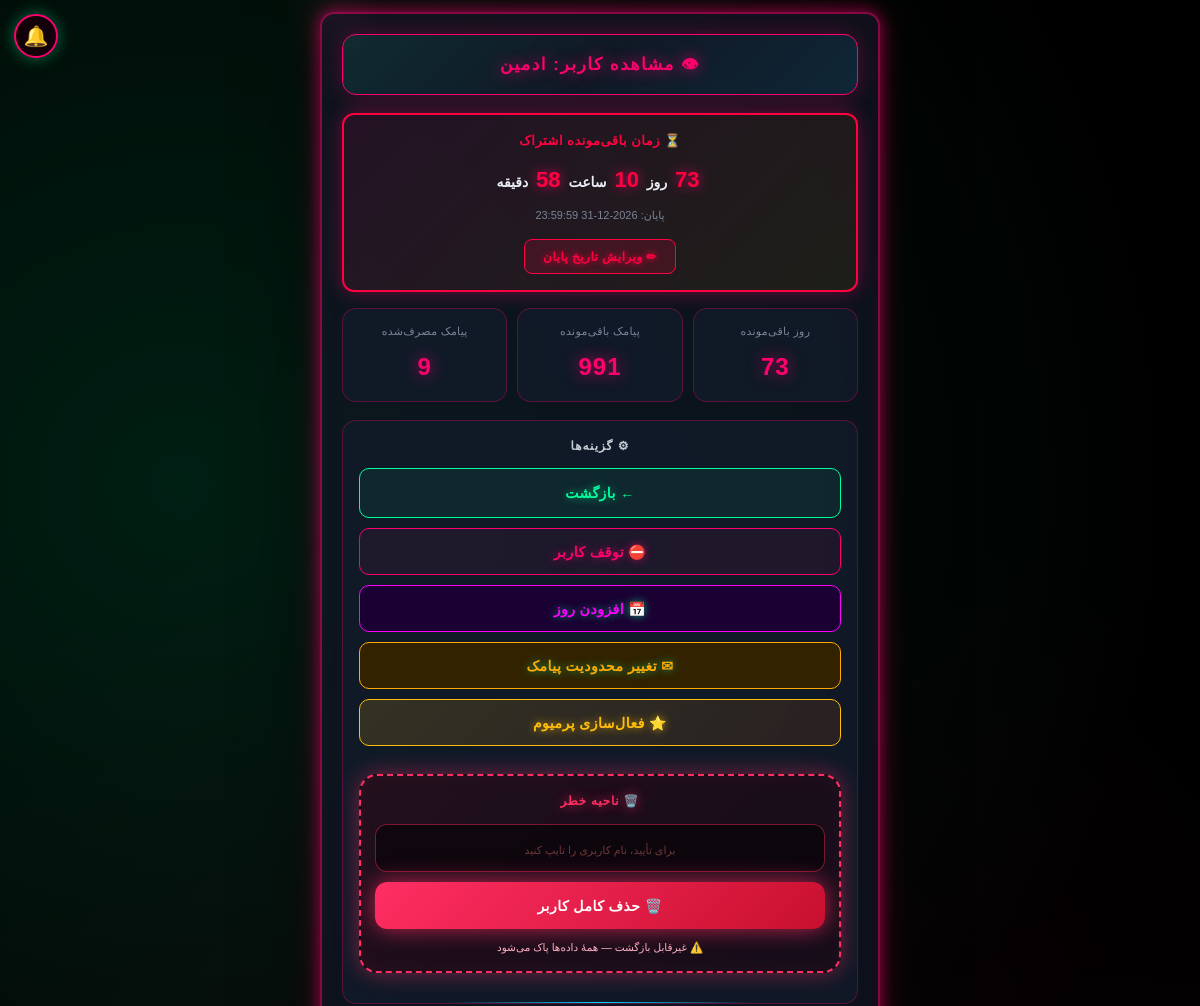
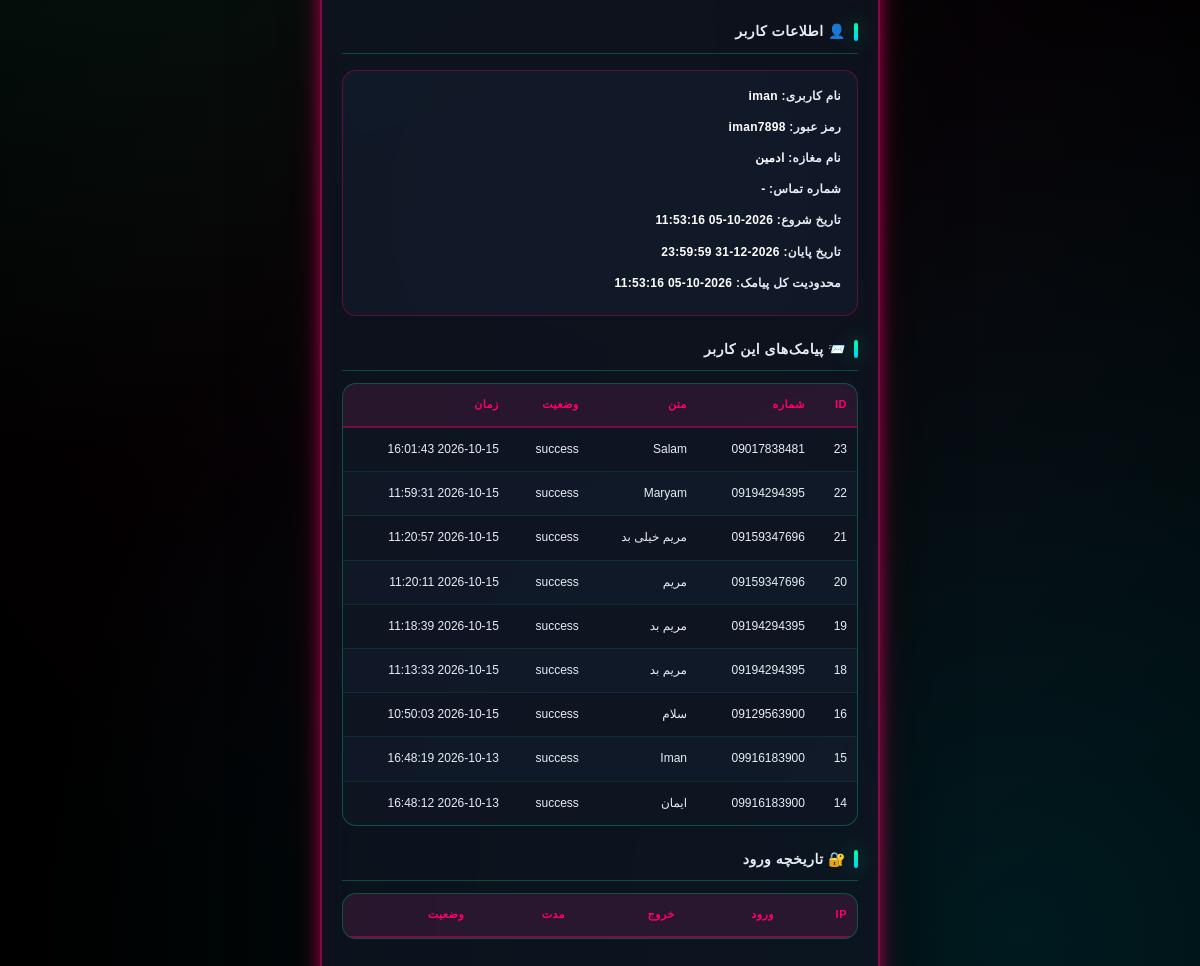
Page /admin/user/1 (signed in) on the committed database (2 pictures, top to bottom).
### tables this page shows
CREATE TABLE users (
        id INTEGER PRIMARY KEY AUTOINCREMENT,
        username TEXT UNIQUE NOT NULL,
        password TEXT NOT NULL,
        shop_name TEXT,
        phone TEXT,
        start_date TIMESTAMP DEFAULT CURRENT_TIMESTAMP,
        end_date TIMESTAMP,
        status TEXT DEFAULT 'active',
        created_at TIMESTAMP DEFAULT CURRENT_TIMESTAMP, sms_limit INTEGER DEFAULT 1000, theme TEXT DEFAULT 'neon', shop_image TEXT DEFAULT '', shop_banner TEXT DEFAULT '', shop_code TEXT, points INTEGER DEFAULT 0);

CREATE TABLE sent_sms (
        id INTEGER PRIMARY KEY AUTOINCREMENT,
        user_id INTEGER, phone TEXT, message TEXT, status TEXT,
        created_at TIMESTAMP DEFAULT CURRENT_TIMESTAMP);

### app.py (the view)
@app.route("/admin/user/<int:user_id>")
@admin_required
def admin_user_detail(user_id):
    user = get_user(user_id)
    if not user:
        return "کاربر پیدا نشد", 404
    premium_status = get_premium_status(user_id)
    return render_template("admin_user_detail.html",
        user=user,
        user_sms=get_all_sms(100, user_id=user_id),
        user_logins=get_user_logins(user_id, limit=50),
        sms_count=count_sms(user_id=user_id),
        sms_left=sms_remaining(user_id),
        days_left=days_remaining(user_id),
        time_left=time_remaining_detailed(user_id),
        premium=premium_status)

### app.py (called while the page is built)
@app.context_processor
def inject_global_settings():
    try:
        if session.get("is_admin"):
            s = get_admin_settings()
        elif session.get("user_id"):
            s = get_user_settings(session["user_id"])
        else:
            s = {"avatar": None, "bg": None, "theme": "neon"}
    except Exception:
        s = {"avatar": None, "bg": None, "theme": "neon"}
    return {"current_settings": s}

@app.after_request
def _security_headers(response):
    if response.content_type and 'text/html' in response.content_type:
        response.headers["Cache-Control"] = "no-store, no-cache, must-revalidate, max-age=0"
        response.headers["Pragma"] = "no-cache"
        response.headers["Expires"] = "0"
    """هدرهای امنیتی"""
    response.headers["X-Content-Type-Options"] = "nosniff"
    response.headers["X-Frame-Options"] = "SAMEORIGIN"
    response.headers["X-XSS-Protection"] = "1; mode=block"
    response.headers["Referrer-Policy"] = "no-referrer"
    response.headers["Permissions-Policy"] = "geolocation=(), microphone=(), camera=()"
    return response

def admin_required(f):
    @wraps(f)
    def decorated(*args, **kwargs):
        if session.get("user_id"):
            session.clear()
            return redirect(url_for("admin_login"))
        if not session.get("is_admin"):
            return redirect(url_for("admin_login"))
        return f(*args, **kwargs)
    return decorated

### database.py (called while the page is built, shortened)
def get_user(user_id):
    conn = sqlite3.connect(DB_PATH)
    c = conn.cursor()
    c.execute("SELECT * FROM users WHERE id=?", (user_id,))
    row = c.fetchone()
    conn.close()
    return row

def get_user_settings(user_id):
    import time
    now = time.time()
    key = f'settings_{user_id}'
    if key in _CACHE and (now - _CACHE_TIME.get(key, 0)) < CACHE_TTL:
        return _CACHE[key]

def days_remaining(user_id):
    conn = sqlite3.connect(DB_PATH)
    c = conn.cursor()
    c.execute("SELECT end_date FROM users WHERE id=?", (user_id,))
    row = c.fetchone()
    conn.close()
    if not row or not row[0]:
        return 0
    end = _dt.strptime(row[0], "%Y-%m-%d %H:%M:%S")
    diff = (end - _dt.now()).days
    return max(diff, 0)

def get_user_logins(user_id, limit=100):
    conn = sqlite3.connect(DB_PATH)
    c = conn.cursor()
    c.execute("SELECT * FROM login_logs WHERE user_id=? ORDER BY id DESC LIMIT ?", (user_id, limit))
    rows = c.fetchall()
    conn.close()
    return rows

def get_admin_settings():
    return get_user_settings(ADMIN_ID)

### templates/admin_user_detail.html (shortened to what this page needs)
<!DOCTYPE html>
<html lang="fa" dir="rtl">
<head><link rel="stylesheet" href="/static/style.css"><link href="https://cdn.jsdelivr.net/gh/rastikerdar/vazirmatn@v33.003/Vazirmatn-font-face.css" rel="stylesheet">
<link rel="stylesheet" href="/static/scroll-fix.css"><link rel="icon" type="image/png" href="/static/icons/icon-192.png"><link rel="apple-touch-icon" href="/static/apple-touch-icon.png"></head>
<body class="matrix-bg admin-view">
<div class="container">
    <div class="header-bar red-header"><div class="header-title red-title">👁 مشاهده کاربر: {{ user[3] or user[1] }}</div></div>
    <div class="time-box {% if time_left.expired %}expired{% endif %}">
        {% if time_left.expired %}
            <div class="time-title">⛔ اشتراک تمام شده</div>
            <div class="time-text">لطفاً اشتراک را تمدید کنید</div>
        {% else %}
            <div class="time-title">⏳ زمان باقی‌مونده اشتراک</div>
            <div class="time-count">
                <span class="time-num">{{ time_left.days }}</span> روز
                <span class="time-num">{{ time_left.hours }}</span> ساعت
                <span class="time-num">{{ time_left.minutes }}</span> دقیقه
            </div>
            <div class="time-end">پایان: {{ time_left.end_date }}</div>
        {% endif %}
        <button type="button" class="btn-edit-time" onclick="openEditTimeModal()">✏ ویرایش تاریخ پایان</button>
    </div>
    <div class="stats">
        <div class="stat-box red-box">
            <span class="stat-label">روز باقی‌مونده</span>
            <span class="stat-value red-value">{{ days_left }}</span>
        </div>
        <div class="stat-box red-box">
            <span class="stat-label">پیامک باقی‌مونده</span>
            <span class="stat-value red-value">{{ sms_left }}</span>
        </div>
        <div class="stat-box red-box">
            <span class="stat-label">پیامک مصرف‌شده</span>
            <span class="stat-value red-value">{{ sms_count }}</span>
        </div>
    </div>
    <div class="footer-box red-footer">
        <div class="footer-title red-title">⚙ گزینه‌ها</div>
        <div class="footer-actions">
            <a href="/admin/dashboard" class="btn-nav">← بازگشت</a>
            {% if user[7] == 'active' %}
                <form method="post" action="/admin/user/{{ user[0] }}/suspend" style="display:contents;">
                    <button type="submit" class="btn-reset">⛔ توقف کاربر</button>
                </form>
            {% else %}
                <form method="post" action="/admin/user/{{ user[0] }}/activate" style="display:contents;">
                    <button type="submit" class="btn-nav" style="background:#003300;color:#00ff41;">✅ فعال‌سازی</button>
                </form>
            {% endif %}
            <button type="button" class="btn-nav" style="background:#1a0033;color:#ff00ff;border-color:#ff00ff;" onclick="openExtendModal()">📅 افزودن روز</button>
            <button type="button" class="btn-nav" style="background:#332200;color:#ffaa00;border-color:#ffaa00;" onclick="openLimitModal()">✉ تغییر محدودیت پیامک</button>
            {% if premium and premium.active %}
            <form method="post" action="/admin/user/{{ user[0] }}/premium/revoke" style="display:contents;" onsubmit="return confirm('لغو پرمیوم؟')">
                <button type="submit" class="btn-nav" style="background:#330000;color:#ff0040;border-color:#ff0040;">⭐ لغو پرمیوم</button>
            </form>
            {% else %}
            <button type="button" class="btn-nav premium-btn" onclick="openPremiumModal()">⭐ فعال‌سازی پرمیوم</button>
        <div class="delete-zone">
            <div class="del-zone-title">🗑️ ناحیه خطر</div>
            <form method="POST" action="/admin/user/{{ user[0] }}/delete" onsubmit="return verifyDelete(this, '{{ user[1] }}')">
                <input type="text" name="confirm_name" class="del-input" placeholder="برای تأیید، نام کاربری را تایپ کنید" autocomplete="off" required>
                <button type="submit" class="del-btn">🗑️ حذف کامل کاربر</button>
            </form>
            <div class="del-warn">⚠️ غیرقابل بازگشت — همهٔ داده‌ها پاک می‌شود</div>
        </div>
            {% endif %}
        </div>
    </div>
    <h2 class="red-title">👤 اطلاعات کاربر</h2>
    <div class="send-form-box red-form">
        <div class="form-label">نام کاربری: <span style="color:#fff;">{{ user[1] }}</span></div>
        <div class="form-label">رمز عبور: <span style="color:#fff;">{{ user[2] }}</span></div>
        <div class="form-label">نام مغازه: <span style="color:#fff;">{{ user[3] or '-' }}</span></div>
        <div class="form-label">شماره تماس: <span style="color:#fff;">{{ user[4] or '-' }}</span></div>
        <div class="form-label">تاریخ شروع: <span style="color:#fff;">{{ user[5] }}</span></div>
        <div class="form-label">تاریخ پایان: <span style="color:#fff;">{{ user[6] }}</span></div>
        <div class="form-label">محدودیت کل پیامک: <span style="color:#fff;">{{ user[8] }}</span></div>
    </div>
    <h2 class="red-title">📨 پیامک‌های این کاربر</h2>
    <div class="table-wrap">
        <table>
            <tr><th>ID</th><th>شماره</th><th>متن</th><th>وضعیت</th><th>زمان</th></tr>
            {% for row in user_sms %}
            <tr><td>{{ row[0] }}</td><td>{{ row[2] }}</td><td>{{ row[3] }}</td><td>{{ row[4] }}</td><td>{{ row[5] }}</td></tr>
            {% endfor %}
        </table>
    </div>
    <h2 class="red-title">🔐 تاریخچه ورود</h2>
    <div class="table-wrap">
        <table>
            <tr><th>IP</th><th>ورود</th><th>خروج</th><th>مدت</th><th>وضعیت</th></tr>
        </table>
    </div>
</div>
{% include "_global_bg.html" %}
<a href="#" id="notifBellLink" class="notif-bell" title="اعلان‌ها">
🔔
</a>
</body></html>

### static/scroll-fix.css (style rules this page uses)
html { overflow-x:hidden!important;overflow-y:scroll!important;height:auto!important;max-height:none!important;min-height:100%!important }
body { overflow-x:clip!important;overflow-y:visible!important;height:auto!important;max-height:none!important;min-height:100vh!important;position:relative!important }
.container,.container-fluid,.wrap,main,.content,#app,#root { overflow:visible!important;overflow-y:visible!important;height:auto!important;max-height:none!important;padding-bottom:120px!important;margin-bottom:0!important }
body::before,body::after { pointer-events:none!important }

### static/app-feel.css (style rules this page uses)
* { -webkit-tap-highlight-color:transparent;-webkit-touch-callout:none }
html,body { overscroll-behavior:none;-webkit-overflow-scrolling:touch }
body { user-select:none;-webkit-user-select:none }
input,textarea { user-select:text !important;-webkit-user-select:text !important }
button,a.btn,.ni,.tab,.cat,.main-cat,.prod,.shop,.cart { transition:transform .15s ease,box-shadow .3s ease; }
.page-fade { animation:pageFade .3s ease-out }

### templates/admin_user_detail.html (style rules this page uses)
body,input,textarea,button,select { font-family:"Vazirmatn","Segoe UI",Tahoma,sans-serif !important; }
.delete-zone { margin:18px 0 14px;padding:16px 14px;background:linear-gradient(135deg,rgba(60,0,15,.4),rgba(30,0,10,.45));border:2px dashed #ff2e63;border-radius:18px;box-shadow:0 0 22px rgba(255,46,99,.45),inset 0 0 18px rgba(255,46,99,.06) }
.del-zone-title { text-align:center;font-size:12px;font-weight:900;color:#ff2e63;text-shadow:0 0 12px rgba(255,46,99,.8);margin-bottom:12px;letter-spacing:.8px;animation:delPulse 2.5s ease-in-out infinite }
.del-input { width:100%;background:rgba(0,0,0,.5);color:#ffb4c4;border:1.5px solid rgba(255,46,99,.45);border-radius:12px;padding:12px;font-family:inherit;font-size:13px;text-align:center;direction:ltr;margin-bottom:10px;transition:.25s;box-sizing:border-box }
.del-input::placeholder { color:#a55;font-size:11px }
.del-btn { width:100%;background:linear-gradient(135deg,#ff2e63,#c8102e);color:#fff;border:none;border-radius:12px;padding:14px;font-family:inherit;font-size:14px;font-weight:900;cursor:pointer;box-shadow:0 0 22px rgba(255,46,99,.7);transition:.3s;position:relative;overflow:hidden }
.del-btn::before { content:"";position:absolute;top:0;left:-100%;width:100%;height:100%;background:linear-gradient(90deg,transparent,rgba(255,255,255,.35),transparent);animation:delSweep 3s ease-in-out infinite }
.del-warn { margin-top:10px;text-align:center;font-size:10.5px;color:#ffb4c4;line-height:1.6 }

### rows in the picture
users: shop_name "ادمین", end_date "2026-12-31 23:59:59", username "iman", password "iman7898", start_date "2026-10-05 11:53:16", created_at "2026-10-05 11:53:16"
sent_sms: id "23", phone "09017838481", message "Salam", status "success", created_at "2026-10-15 16:01:43"
sent_sms: id "22", phone "09194294395", message "Maryam", status "success", created_at "2026-10-15 11:59:31"
sent_sms: id "21", phone "09159347696", message "مریم خیلی بد", status "success", created_at "2026-10-15 11:20:57"
sent_sms: id "20", phone "09159347696", message "مریم", status "success", created_at "2026-10-15 11:20:11"
sent_sms: id "19", phone "09194294395", message "مریم بد", status "success", created_at "2026-10-15 11:18:39"
sent_sms: id "18", phone "09194294395", message "مریم بد", status "success", created_at "2026-10-15 11:13:33"
sent_sms: id "16", phone "09129563900", message "سلام", status "success", created_at "2026-10-15 10:50:03"
sent_sms: id "15", phone "09916183900", message "Iman", status "success", created_at "2026-10-13 16:48:19"
sent_sms: id "14", phone "09916183900", message "ایمان", status "success", created_at "2026-10-13 16:48:12"

### other values in the picture
{{ time_left.days }} "73"
{{ time_left.hours }} "10"
{{ time_left.minutes }} "58"
{{ days_left }} "73"
{{ sms_left }} "991"
{{ sms_count }} "9"
{{ user[4] or '-' }} "-"
